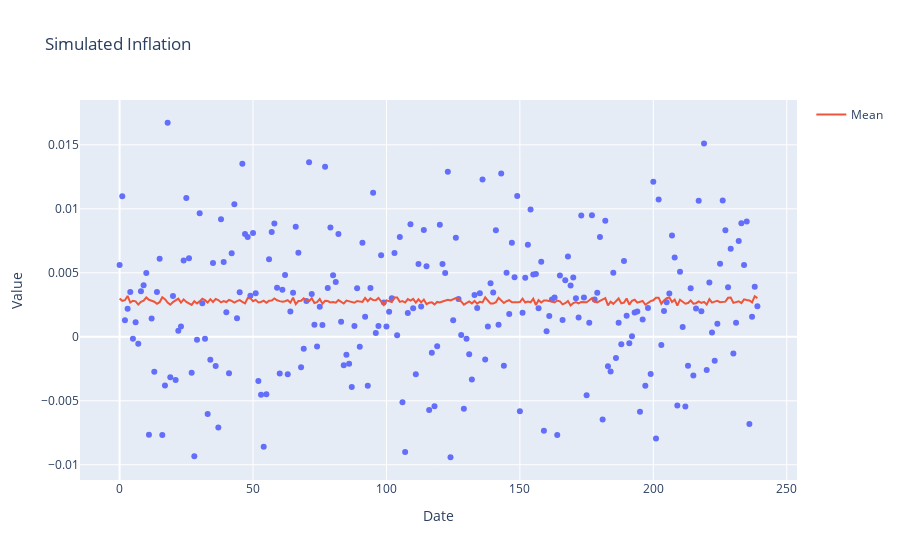

Notebook code for this chart:
### Markdown cell above
## Monte Carlo simulation of inflation data

### Code cell
numb_of_simulations = 100

simulated_inflations = np.random.normal(mean_inflation, std_deviation, (numb_of_simulations, months_to_simulate))

simulated_data = pd.DataFrame(simulated_inflations)
simulated_data
simulated_data['mean'] = simulated_data.mean(axis=0)

# plot histogram
fig = ex.scatter(x=simulated_data.columns, y=simulated_data.iloc[0], title='Simulated Inflation', labels={'x':'Date', 'y':'Value'})
# for i in range(1, numb_of_simulations):
    # fig.add_scatter(x=simulated_data.columns, y=simulated_data.iloc[i], mode='lines', name=i)


fig.add_scatter(x=simulated_data.columns, y=simulated_data['mean'], mode='lines', name='Mean')

fig.show()

# the conclusion is that the mean of the simulated data is very close to the mean of the original data 
# which makes sense as governments try to keep inflation stable and predictable in the developed world

### Figure 1 — Plotly figure (JSON) as saved in the notebook; plotly's stock layout.template omitted (floating-point values rounded to 4 significant figures; data arrays with more than 128 entries replaced by an {"elided": "..."} marker saying what was removed)
{"data": [{"hovertemplate": "Date=%{x}<br>Value=%{y}<extra></extra>", "legendgroup": "", "marker": {"color": "#636efa", "symbol": "circle"}, "mode": "markers", "name": "", "orientation": "v", "showlegend": false, "type": "scatter", "x": {"elided": "241 mixed values"}, "xaxis": "x", "y": {"elided": "241 float values"}, "yaxis": "y"}, {"mode": "lines", "name": "Mean", "type": "scatter", "x": {"elided": "241 mixed values"}, "y": {"elided": "1000 float values"}}], "layout": {"legend": {"tracegroupgap": 0}, "title": {"text": "Simulated Inflation"}, "xaxis": {"anchor": "y", "domain": [0, 1], "title": {"text": "Date"}}, "yaxis": {"anchor": "x", "domain": [0, 1], "title": {"text": "Value"}}}}
